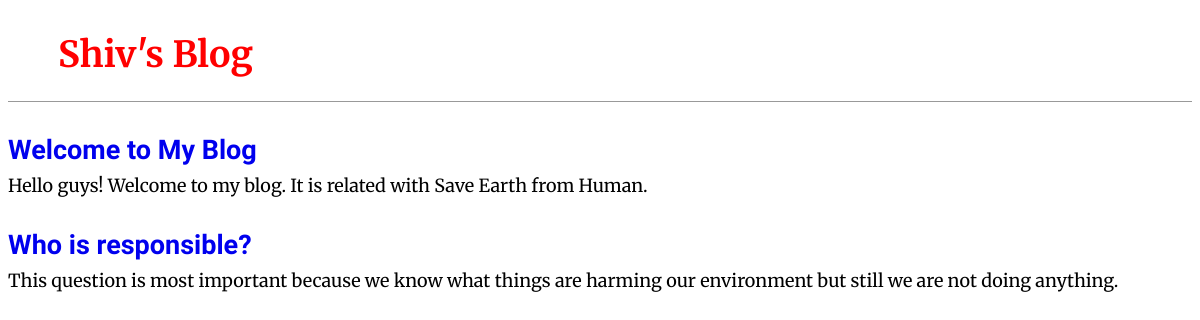
The page / on the database its author committed.
### blog/models.py (models this page shows, shortened)
class Post(models.Model):
    title = models.CharField(max_length=200)
    author = models.ForeignKey(
        'auth.user',
        on_delete=models.CASCADE,
    )
    body = models.TextField()

### blog/views.py (the view)
# urls.py: path('', BlogListView.as_view(), name="home"),
class BlogListView(ListView):
    model = Post
    template_name = 'home.html'

### templates/home.html
{% extends 'base.html' %}
{% block content %}
{% for post in object_list %}
<div class="post-entry">
    <h2><a href="{% url 'post_detail' post.pk %}">{{ post.title }}</a></h2>
    <p>{{ post.body }}</p>
</div>
{% endfor %}
{% endblock content %}

### templates/base.html (shortened to what this page needs)
{% load static %}
<html>
<head>
    <link href="{% static 'css/base.css' %}" rel="stylesheet">
</head>
<body>
<header>
    <h1>
        <a href="{%url 'home' %}">Shiv's Blog</a>
    </h1>
</header>
<div>
    {% block content %}
    {% endblock content %}
</div>
</body>
</html>

### static/css/base.css (style rules this page uses)
body { font-family: 'Merriweather', serif;; font-size: 18px; }
header { border-bottom: 1px solid #999; margin-bottom: 2rem; display: flex; }
header h1 a { color: red; text-decoration: none; margin-left: 50px; }
h2 a { font-family: 'Sriracha', cursive; text-decoration: none; }
.post-entry { margin-bottom: 2rem; }
.post-entry h2 { margin: 0.5rem 0; }
.post-entry p { margin: 0; font-weight: 400; }

### rows shown on the page
Post: title "Welcome to My Blog", body "Hello guys! Welcome to my blog. It is related with Save Earth from Human."
Post: title "Who is responsible?", body "This question is most important because we know what things are harming our environment but still we are not doing anything."
